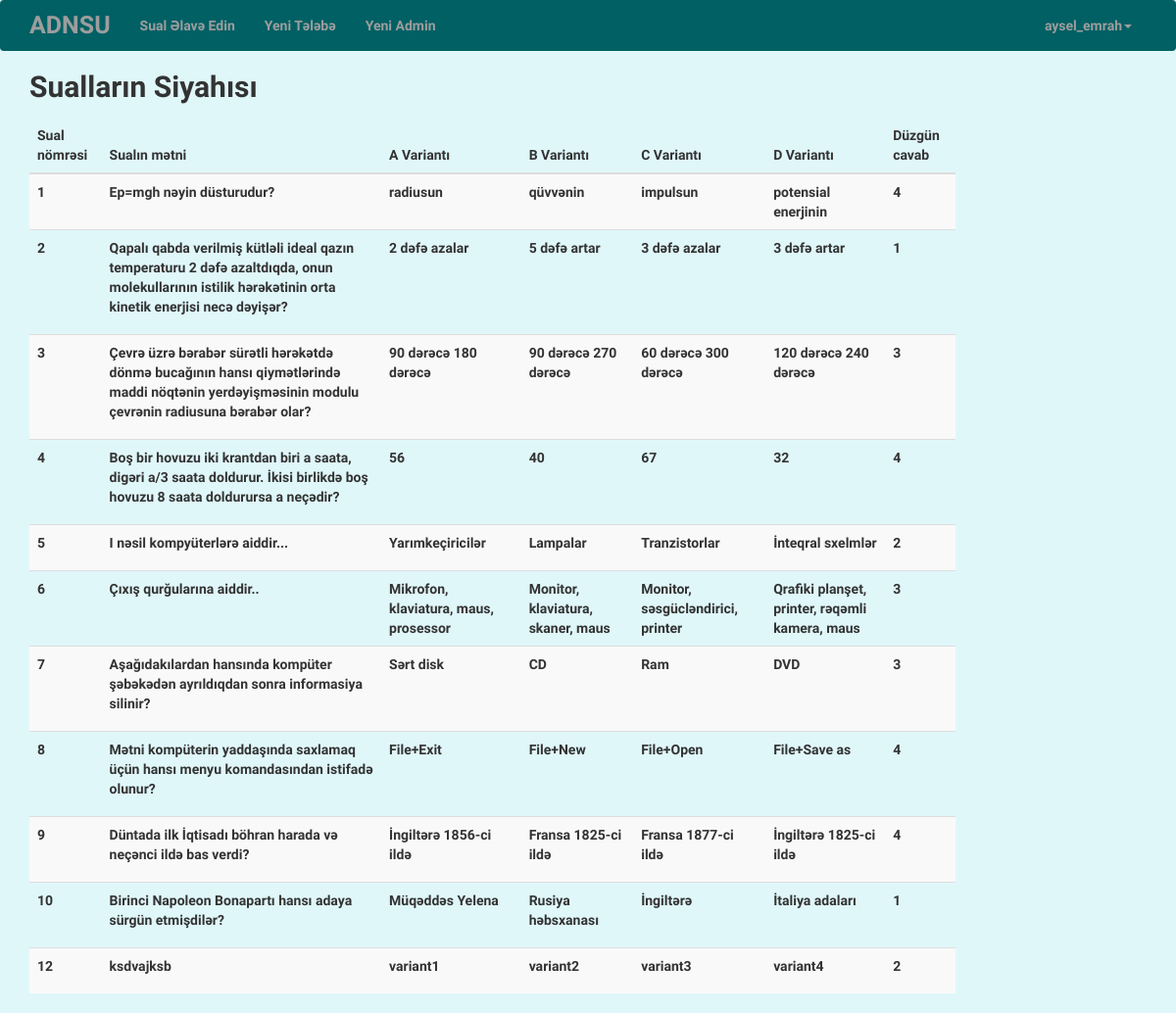
Screenshot of /admin/questions.php (signed in) with the database file from the repository.
### tables this page shows
CREATE TABLE IF NOT EXISTS `questions` (
  `id` int(11) NOT NULL AUTO_INCREMENT,
  `que_number` int(11) NOT NULL,
  `que_desc` text NOT NULL,
  `answer1` varchar(255) NOT NULL,
  `answer2` varchar(255) NOT NULL,
  `answer3` varchar(255) NOT NULL,
  `answer4` varchar(255) NOT NULL,
  `true_answer` int(11) NOT NULL,
  PRIMARY KEY (`id`)
);

### admin/questions.php (the view, shortened to what this page needs)
<?php include 'header.php'; ?>
<?php include '../lib/database.php'; ?>
<?php $result = $conn->query("SELECT * FROM questions ORDER BY que_number"); ?>
<div class="container">
  <div class="row">
    <div class="col-md-10">
      <h2>Sualların Siyahısı</h2>
      <table class="table table-striped" style="margin-top:15px;">
          <thead>
            <tr>
              <th>Sual nömrəsi</th>
              <th>Sualın mətni</th>
              <th>A Variantı</th>
              <th>B Variantı</th>
              <th>C Variantı</th>
              <th>D Variantı</th>
              <th>Düzgün cavab</th>
            </tr>
          </thead>
          <tbody>
            <?php  while($row = $result->fetch(PDO::FETCH_ASSOC)) { ?>
            <tr>
              <td><?php echo $row['que_number']; ?></td>
              <td><?php echo $row['que_desc']; ?></td>
              <td><?php echo $row['answer1']; ?></td>
              <td><?php echo $row['answer2']; ?></td>
              <td><?php echo $row['answer3']; ?></td>
              <td><?php echo $row['answer4']; ?></td>
              <td><?php echo $row['true_answer']; ?></td>
            </tr>
            <?php } ?>
          </tbody>
      </table>
    </div>
  </div>
</div>
<?php include 'footer.php'; ?>

### admin/header.php (shortened to what this page needs)
<!DOCTYPE html>
<html>
  <head>
    <link rel="stylesheet" href="../assets/css/bootstrap.min.css" media="screen" title="no title">
  </head>
  <body>
    <nav class="navbar navbar-inverse" style="background-color:#006064;margin-bottom:0px;border-color:transparent;">
  <div class="container">
    <div class="navbar-header">
      <a class="navbar-brand" href="#" style="font-size:25px;">ADNSU</a>
    </div>
    <div class="collapse navbar-collapse" id="bs-example-navbar-collapse-1">
      <ul class="nav navbar-nav">
        <li><a href="addQuestion.php">Sual Əlavə Edin</a></li>
        <li><a href="addStudent.php">Yeni Tələbə</a></li>
        <li><a href="addAdmin.php">Yeni Admin</a></li>
      </ul>
      <ul class="nav navbar-nav navbar-right">
        <li class="dropdown">
          <a href="#" class="dropdown-toggle" data-toggle="dropdown"
          role="button" aria-haspopup="true" aria-expanded="false"><?php echo $_SESSION['admin_name']; ?><span class="caret"></span></a>
        </li>
      </ul>
    </div>
  </div>
</nav>

### admin/footer.php (shortened to what this page needs)
</body>
</html>

### admin/header.php (style rules this page uses)
body { font-family: 'myfont'!important;background-color:#e0f7fa; }

### admin/questions.php (style rules this page uses)
body { background-color:#e0f7fa; }

### rows the page displays
questions: que_number "1", que_desc "Ep=mgh nəyin düsturudur?", answer1 "radiusun", answer2 "qüvvənin", answer3 "impulsun", answer4 "potensial enerjinin", true_answer "4"
questions: que_number "2", que_desc "Qapalı qabda verilmiş kütləli ideal qazın temperaturu 2 dəfə azaltdıqda, onun molekullarının istilik hərəkətinin orta kinetik enerjisi necə dəyişər?", answer1 "2 dəfə azalar", answer2 "5 dəfə artar", answer3 "3 dəfə azalar", answer4 "3 dəfə artar", true_answer "1"
questions: que_number "3", que_desc "Çevrə üzrə bərabər sürətli hərəkətdə dönmə bucağının hansı qiymətlərində maddi nöqtənin yerdəyişməsinin modulu çevrənin radiusuna bərabər olar?", answer1 "90 dərəcə 180 dərəcə", answer2 "90 dərəcə 270 dərəcə", answer3 "60 dərəcə 300 dərəcə", answer4 "120 dərəcə 240 dərəcə", true_answer "3"
questions: que_number "4", que_desc "Boş bir hovuzu iki krantdan biri a saata, digəri a/3 saata doldurur. İkisi birlikdə boş hovuzu 8 saata doldurursa a neçədir?", answer1 "56", answer2 "40", answer3 "67", answer4 "32", true_answer "4"
questions: que_number "5", que_desc "I nəsil kompyüterlərə aiddir...", answer1 "Yarımkeçiricilər", answer2 "Lampalar", answer3 "Tranzistorlar", answer4 "İnteqral sxelmlər", true_answer "2"
questions: que_number "6", que_desc "Çıxış qurğularına aiddir..", answer1 "Mikrofon, klaviatura, maus, prosessor", answer2 "Monitor, klaviatura, skaner, maus", answer3 "Monitor, səsgücləndirici, printer", answer4 "Qrafiki planşet, printer, rəqəmli kamera, maus", true_answer "3"
questions: que_number "7", que_desc "Aşağıdakılardan hansında kompüter şəbəkədən ayrıldıqdan sonra informasiya silinir?", answer1 "Sərt disk", answer2 "CD", answer3 "Ram", answer4 "DVD", true_answer "3"
questions: que_number "8", que_desc "Mətni kompüterin yaddaşında saxlamaq üçün hansı menyu komandasından istifadə olunur?", answer1 "File+Exit", answer2 "File+New", answer3 "File+Open", answer4 "File+Save as", true_answer "4"
questions: que_number "9", que_desc "Düntada ilk İqtisadı böhran harada və neçənci ildə bas verdi?", answer1 "İngiltərə 1856-ci ildə", answer2 "Fransa 1825-ci ildə", answer3 "Fransa 1877-ci ildə", answer4 "İngiltərə 1825-ci ildə", true_answer "4"
questions: que_number "10", que_desc "Birinci Napoleon Bonapartı hansı adaya sürgün etmişdilər?", answer1 "Müqəddəs Yelena", answer2 "Rusiya həbsxanası", answer3 "İngiltərə", answer4 "İtaliya adaları", true_answer "1"
questions: que_number "12", que_desc "ksdvajksb", answer1 "variant1", answer2 "variant2", answer3 "variant3", answer4 "variant4", true_answer "2"

### other values shown
$_SESSION['admin_name'] "aysel_emrah"
